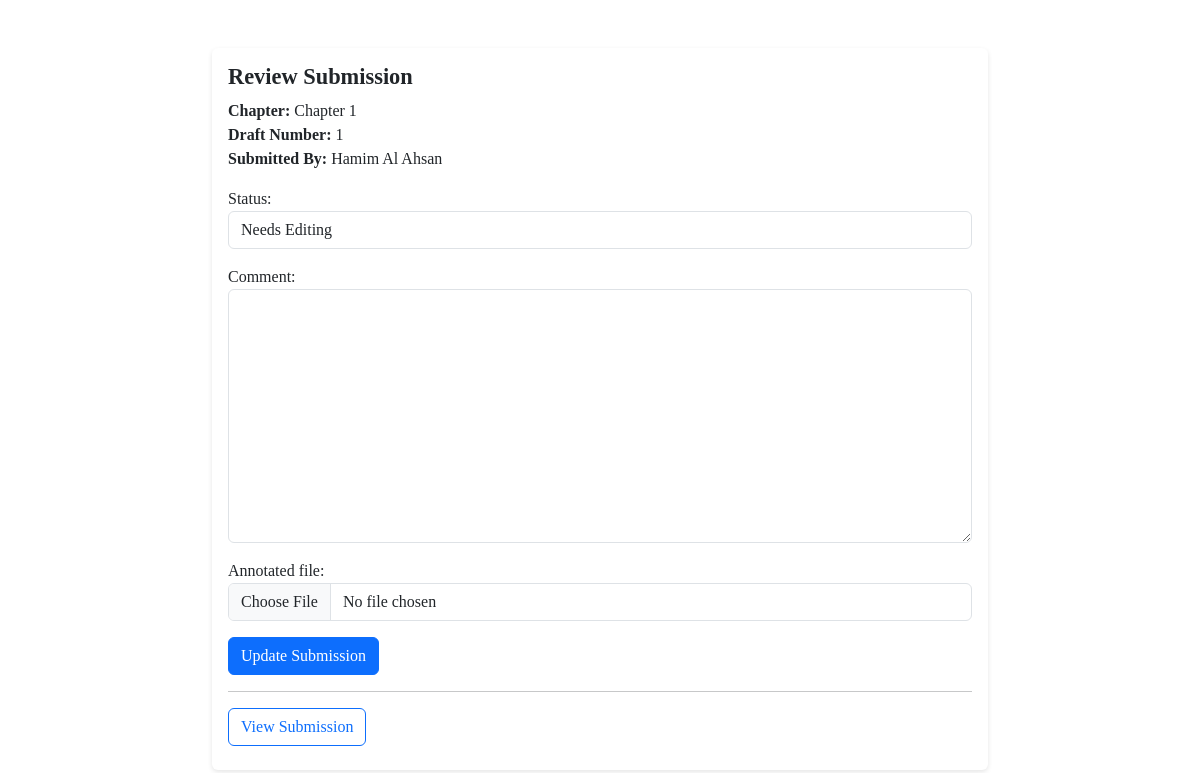
The page /workspace/submission/7/review/ (signed in) on the database its author committed.
### workspace/models.py (models this page shows, shortened)
class Submission(models.Model):
    STATUS_CHOICES = [
        ('pending', 'Pending'),
        ('approved', 'Approved'),
        ('needs_editing', 'Needs Editing'),
    ]
    chapter = models.ForeignKey(Chapter, on_delete=models.CASCADE, related_name='submissions')
    student = models.ForeignKey(settings.AUTH_USER_MODEL, on_delete=models.CASCADE)
    draft_number = models.PositiveIntegerField()
    file = models.FileField(upload_to='workspace_submissions/')
    submission_date = models.DateTimeField(default=timezone.now)
    status = models.CharField(max_length=20, choices=STATUS_CHOICES, default='pending')
    annotated_file = models.FileField(upload_to='workspace_annotations/', null=True, blank=True)
    comment = models.TextField(blank=True)

class Chapter(models.Model):
    workspace = models.ForeignKey(Workspace, on_delete=models.CASCADE, related_name='chapters')
    date_added = models.DateTimeField(default=timezone.now)
    chapter_name = models.CharField(max_length=200)
    deadline = models.DateTimeField()

### users/models.py (models this page shows, shortened)
class User(AbstractUser, PermissionsMixin):
    USER_TYPE_CHOICES = [
        ('student', 'Student'),
        ('mentor', 'Mentor'),
    ]
    user_type = models.CharField(
        max_length=10,
        choices=USER_TYPE_CHOICES,
        default='student',
        help_text="Set the user as Student or mentor."
    )
    objects = UserManager()
    username = models.CharField(
        _("username"),
        max_length=150,
        unique=True,
        help_text=_(
            "Required. 150 characters or fewer. Letters, digits and @/./+/-/_ only."
        ),
        validators=[
            UnicodeUsernameValidator()
        ],
        error_messages={
            "unique": _("A user with that username already exists."),
        },
        default='default_user'
    )
    password_changed = models.BooleanField(default=False)
    first_name = models.CharField(_("first name"), max_length=150, blank=True)
    last_name = models.CharField(_("last name"), max_length=150, blank=True)
    email = models.EmailField(_("email address"), blank=True, unique=True) # Email Field added

### workspace/views.py (the view)
# urls.py: path('submission/<int:submission_id>/review/', review_submission, name='review_submission'),
@login_required
def review_submission(request, submission_id):
    submission = get_object_or_404(Submission, id=submission_id)
    workspace = submission.chapter.workspace
    if workspace.mentor != request.user and not request.user.is_superuser:
        raise Http404("You do not have permission to view this page")
    if request.method == 'POST':
        review_form = SubmissionReviewForm(request.POST, request.FILES, instance=submission)
        if review_form.is_valid():
            review_form.save()
            return redirect('workspace_view', student_id=workspace.student.id)
    else:
        review_form = SubmissionReviewForm(instance=submission)
    return render(request, 'workspace/review_submission.html', {'review_form': review_form, 'submission': submission})

### workspace/forms.py
class SubmissionReviewForm(forms.ModelForm):
    class Meta:
        model = Submission
        fields = ['status', 'comment', 'annotated_file']
    def __init__(self, *args, **kwargs):
        super(SubmissionReviewForm, self).__init__(*args, **kwargs)
        self.fields['status'].widget.attrs.update({'class': 'form-control'})
        self.fields['comment'].widget.attrs.update({'class': 'form-control'})
        self.fields['annotated_file'].widget.attrs.update({'class': 'form-control'})

### workspace/templates/workspace/review_submission.html (shortened to what this page needs)
<!DOCTYPE html>
<html lang="en">
<head>
    <link href="https://cdn.jsdelivr.net/npm/bootstrap@5.3.2/dist/css/bootstrap.min.css" rel="stylesheet">
</head>
<body>
    <div class="container mt-5">
        <div class="card">
            <div class="card-body">
                <h5 class="card-title">Review Submission</h5>
                <p class="submission-details">
                    <strong>Chapter:</strong> {{ submission.chapter.chapter_name }}<br>
                    <strong>Draft Number:</strong> {{ submission.draft_number }}<br>
                    <strong>Submitted By:</strong> {{ submission.student.first_name }} {{ submission.student.last_name }}
                </p>
                <form method="post" enctype="multipart/form-data">
                    {{ review_form.as_p }}
                    <button type="submit" class="btn btn-primary">Update Submission</button>
                </form>
                <hr>
                <div class="mt-3">
                    <a href="{{ submission.file.url }}" target="_blank" class="btn btn-outline-primary mb-2">View Submission</a>
                </div>
            </div>
        </div>
    </div>
</body>
</html>

### workspace/templates/workspace/review_submission.html (style rules this page uses)
body { font-family: 'Times New Roman', serif; }
.container { max-width: 800px; }
.card { border: none; box-shadow: 0px 2px 5px rgba(0, 0, 0, 0.1); }
.card-title { font-size: 1.4rem; font-weight: bold; }
.submission-details strong { font-weight: 600; }

### rows shown on the page
Submission: chapter.chapter_name "Chapter 1", draft_number "1", student.first_name "Hamim", student.last_name "Al Ahsan", status "Needs Editing"
